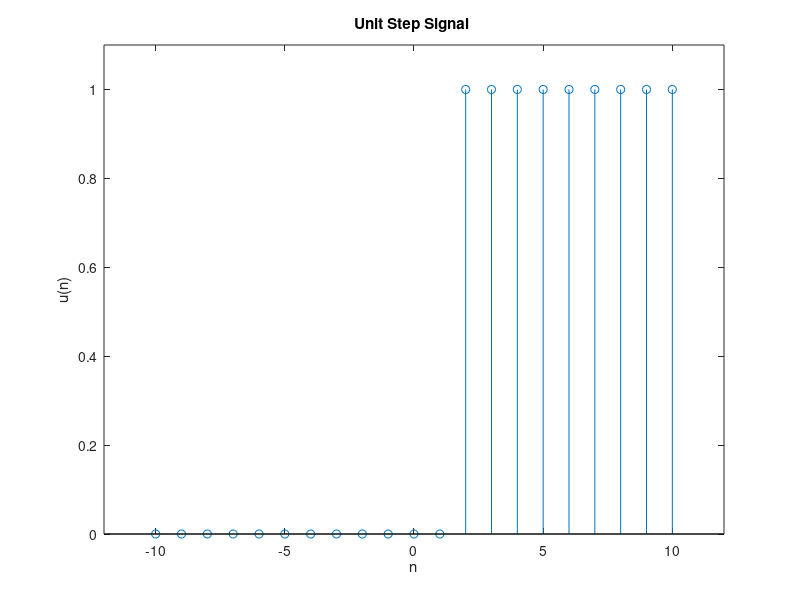

MATLAB code to generate this figure:
close all
clear all
clc

n=-10:10;

f=(n-2 >= 0);
stem(n,f)

xlabel('n');
ylabel('u(n)');
title('Unit Step Signal ');
axis([-12 12 0 1.1])
